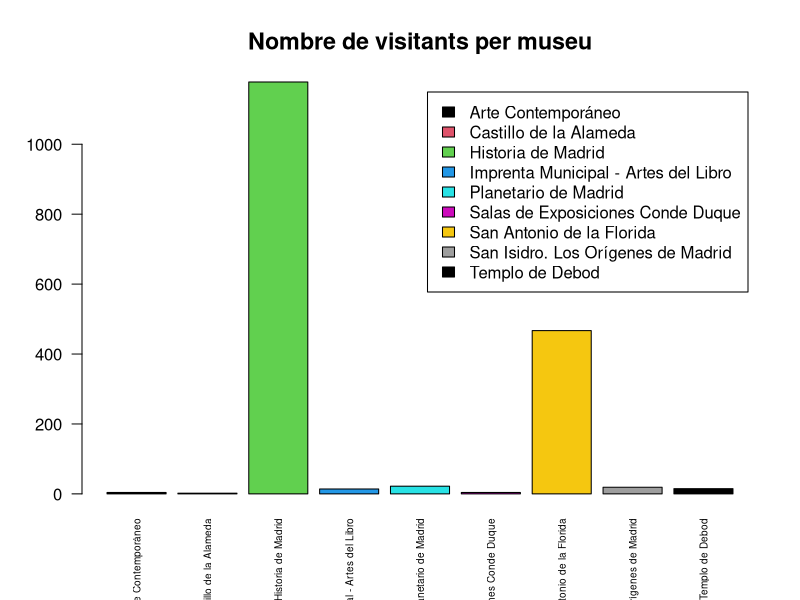
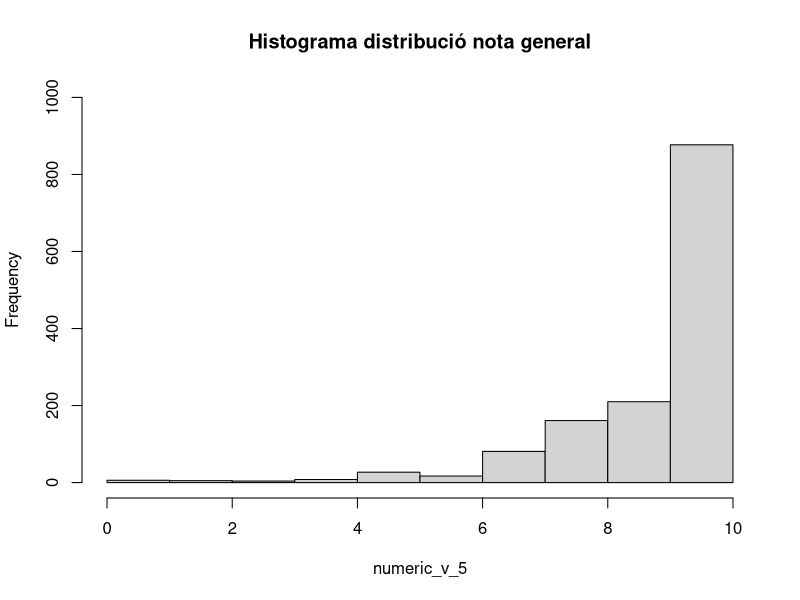
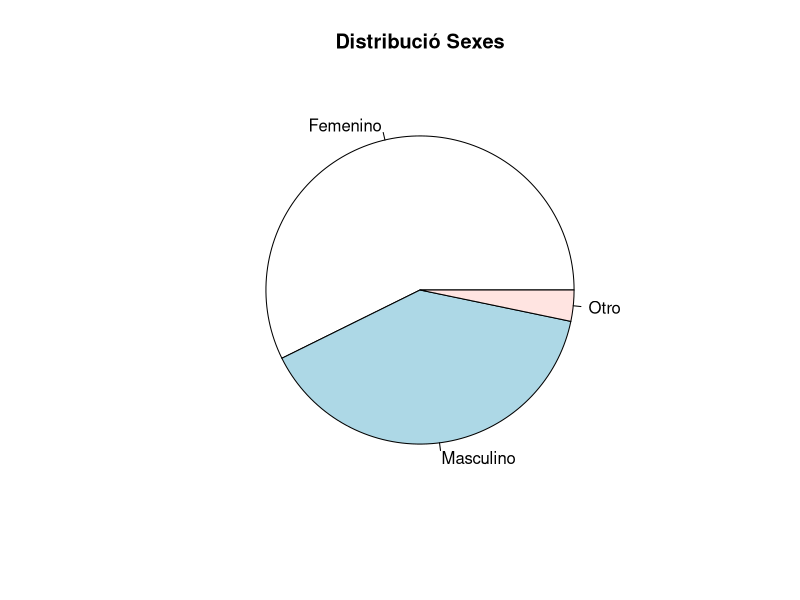
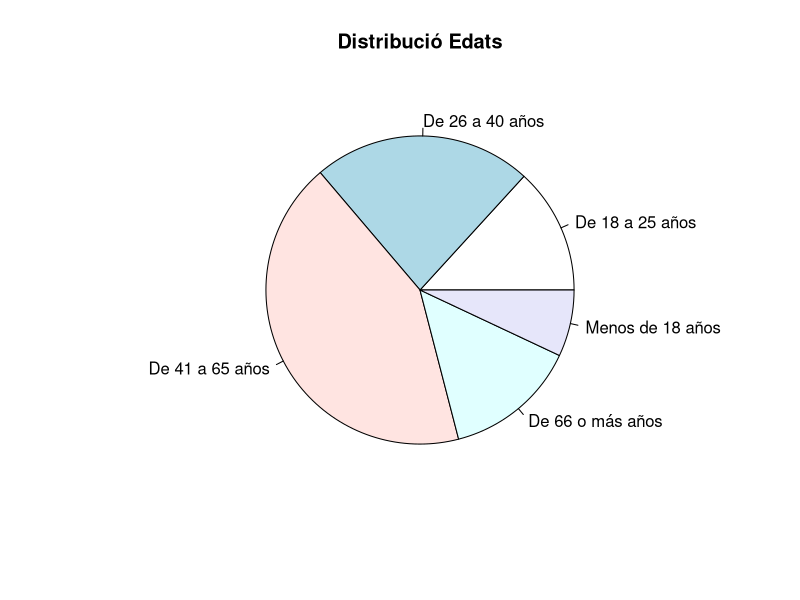
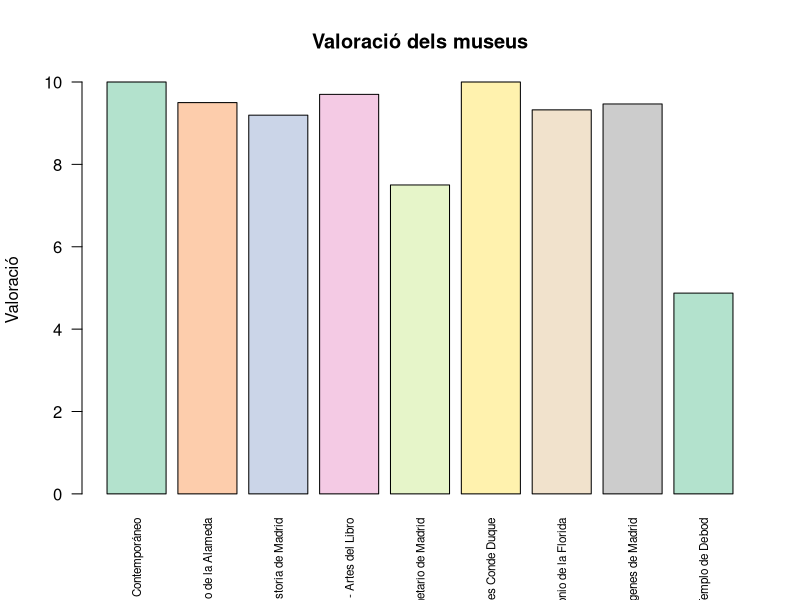

Recreate these plots in R, in order.
## ---- chunk 1
library(ggplot2)
library(readr)
library(readxl)
library(dplyr)
data<-read_xlsx("estudioSatisfaccion2023.xlsx")
head(data)

## ---- chunk 2
valors_na<-function(variable){
  return (sum(is.na(variable)))
  
}
## ---- chunk 3
data.v1<-data[,-1:-4]
## ---- chunk 4
dimensions_data<-dim(data.v1)
## ---- chunk 5
colnames(data.v1)
## ---- chunk 6
taula_frec_museus<-table(data.v1$`1_¿Qué museo acabas de visitar?`)
taula_frec_museus
prop_taula_frec_museus<-prop.table(taula_frec_museus)
prop_taula_frec_museus
## ---- chunk 7
barplot(taula_frec_museus,
        main = "Nombre de visitants per museu",
        beside = TRUE,
        legend.text = TRUE,
        col = palette("Pastel 2"),
        las = 2,          # Rotar etiquetes de l'eix X
        cex.names = 0.6,  # Reuïm escala de les etiquetes
        cex.main = 1.4)   # Ajuestem tamany del títol
## ---- chunk 8
variable_2<-data.v1$`2_La recepción y atención al público`
variable_5<-data.v1$`5_La adaptación a visitantes con discapacidad`
valors_na(variable_2)
valors_na(variable_5)
## ---- chunk 9
taula_v_5<-table(variable_5)
taula_v_5
prop_taula_v_5<-prop.table(taula_v_5)
prop_taula_v_5
numeric_v_5=as.numeric(variable_5)
hist(x=numeric_v_5,ylim = c(0,1000),main = "Histograma distribució nota general")
## ---- chunk 10
mean(as.numeric(na.omit(variable_5)))
## ---- chunk 11
variable_9<-data.v1$`9_¿Cuál es su sexo?`
taula_v_9<-table(variable_9)
pie(taula_v_9,main = "Distribució Sexes")
## ---- chunk 12
taula_v_9
prop.table(taula_v_9)
## ---- chunk 13
variable_8<-data.v1$`8_¿Cuál es su grupo de edad?`
taula_v_8<-table(variable_8)
pie(taula_v_8,main = "Distribució Edats")
## ---- chunk 14
# Ens assegurem que les variables siguen factors.
data.v1$`8_¿Cuál es su grupo de edad?` <- as.factor(data.v1$`8_¿Cuál es su grupo de edad?`)
data.v1$`1_¿Qué museo acabas de visitar?` <- as.factor(data.v1$`1_¿Qué museo acabas de visitar?`)

# Creem la taula que ens interessa.
taula_museus_edat <- table(data.v1$`8_¿Cuál es su grupo de edad?`, data.v1$`1_¿Qué museo acabas de visitar?`)

# realitzem la prova de independència amb el mètode de Fisher ja que la taula té prous valors propers o igual a 0, però per ser una taula tant gran hem de fer-ho mitjançant la simulacions de p-valors perquè puga funcionar.
test_result <- fisher.test(taula_museus_edat, simulate.p.value = TRUE)
test_result
## ---- chunk 15
# Creem la taula amb els museus i les seues puntuacions.
taula_museus_puntuacio <- table(data.v1$`1_¿Qué museo acabas de visitar?`, data.v1$`6_Teniendo en cuenta toda su experiencia, ¿cuál es su valoración global con la visita  en una escala de 0 a 10, siendo “0”, totalmente insatisfactoria y “10”, totalmente satisfactoria`)

# Reordenem els nombres perquè siguen ascendents.
taula_museus_puntuacio <- taula_museus_puntuacio[, c(1,2, 4:ncol(taula_museus_puntuacio), 3)]
taula_museus_puntuacio

# Definim una funció on donat un vector ens retorne la seua mitjana ponderada.
media_ponderada <- function(vector){
  ponderacions = c(0, 1, 2, 3, 4, 5, 6, 7, 8, 9, 10)
  vector_ponderat = vector * ponderacions
  return (sum(vector_ponderat) / sum(vector))
  
}


# A continuació calcularem la mitjana de cada museu i les guardarem en un vector.
mitjanes = c()

for (i in 1:nrow(taula_museus_puntuacio)) {
  vector = as.numeric(unlist(taula_museus_puntuacio[i, ]))
  mitjanes <- c(mitjanes, media_ponderada(vector))
}

mitjanes
museus = c(rownames(taula_museus_puntuacio))

# Creem una taula amb la puntuació mitjana de cada museu.
taula_mitjana <- data.frame(
  Museu = museus,
  Mitjana = mitjanes
)

taula_mitjana

## ---- chunk 16
# Crear el barplot
barplot(
  taula_mitjana$Mitjana, 
  names.arg = taula_mitjana$Museu, 
  las = 2, 
  col = palette("Pastel 2"), 
  main = "Valoració dels museus", 
  ylab = "Valoració",
  cex.names = 0.7
)
